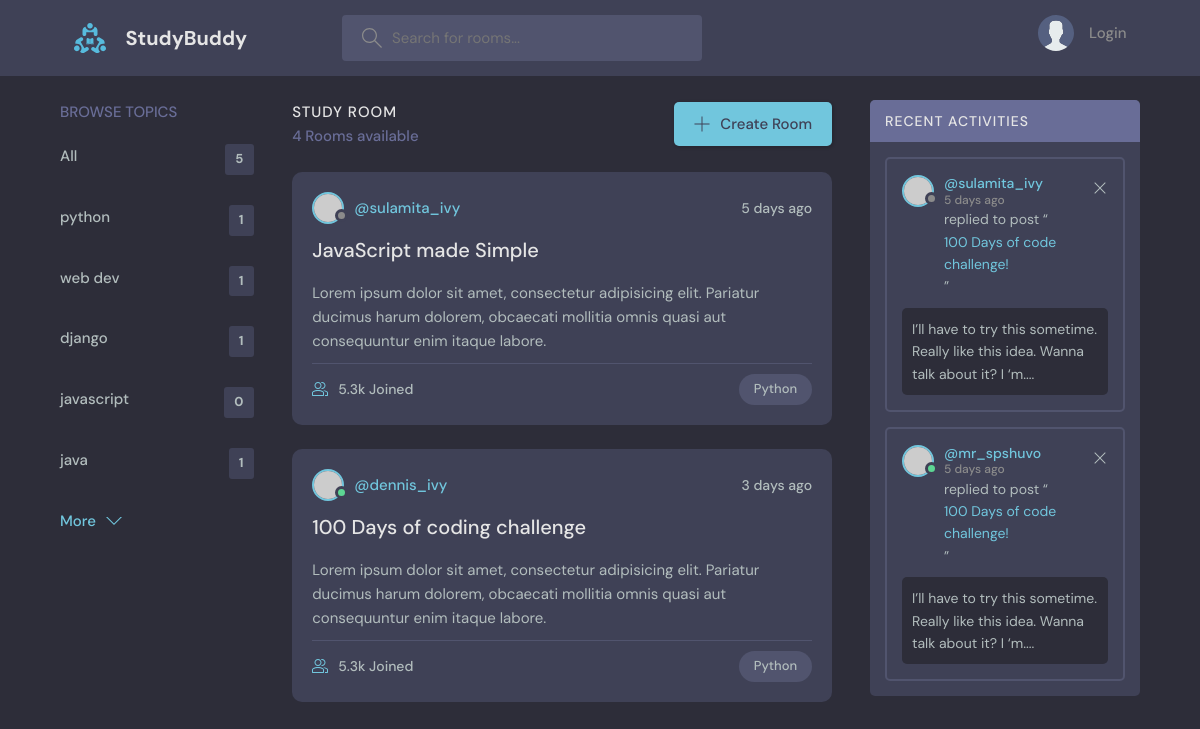
The page / on the database its author committed.
### base/models.py (models this page shows, shortened)
class Topic(models.Model):
    name=models.CharField(max_length=200)

### base/views.py (the view)
# urls.py: path('',views.home,name='home'),
def home(request):
    q=request.GET.get('q') if request.GET.get('q') !=None else ''
    rooms=Room.objects.filter(Q(topic__name__icontains=q) |Q(name__icontains=q)|Q(description__icontains=q))
    topics=Topic.objects.all()
    room_messages=Message.objects.all().order_by('-created').filter(Q(room__topic__name__icontains=q))
    room_count=rooms.count()
    context={'rooms':rooms,'topics':topics,'room_count':room_count,'room_messages':room_messages}
    return render(request,'base/home.html',context);

### base/templates/base/home.html (shortened to what this page needs)
{% extends "main.html" %}
   {% block content %}
    <main class="layout layout--3">
      <div class="container">
        {%include 'base/topics_component.html'%}
        <div class="roomList">
          <div class="roomList__header">
            <div>
              <h2>Study Room</h2>
              <p>{{room_count}} Rooms available</p>
            </div>
        <a class="btn btn--main" href="{% url 'create-room' %}">
              <svg version="1.1" xmlns="http://www.w3.org/2000/svg" width="32" height="32" viewBox="0 0 32 32">
                <title>add</title>
                <path
                  d="M16.943 0.943h-1.885v14.115h-14.115v1.885h14.115v14.115h1.885v-14.115h14.115v-1.885h-14.115v-14.115z"
                ></path>
              </svg>
              Create Room
            </a>
          </div>
          <div class="roomListRoom">
            <div class="roomListRoom__header">
              <a href="profile.html" class="roomListRoom__author">
                <div class="avatar avatar--small">
                  <img src="https://randomuser.me/api/portraits/women/11.jpg" />
                </div>
                <span>@sulamita_ivy</span>
              </a>
              <div class="roomListRoom__actions">
                <span>5 days ago</span>
              </div>
            </div>
            <div class="roomListRoom__content">
              <a href="room.html">JavaScript made Simple</a>
              <p>
                Lorem ipsum dolor sit amet, consectetur adipisicing elit. Pariatur ducimus harum dolorem, obcaecati
                mollitia omnis quasi aut consequuntur enim itaque labore.
              </p>
            </div>
            <div class="roomListRoom__meta">
              <a href="room.html" class="roomListRoom__joined">
                5.3k Joined
              </a>
              <p class="roomListRoom__topic">Python</p>
            </div>
          </div>
          <div class="roomListRoom">
            <div class="roomListRoom__header">
              <a href="profile.html" class="roomListRoom__author">
                <div class="avatar avatar--small active">
                  <img src="https://randomuser.me/api/portraits/men/11.jpg" />
                </div>
                <span>@dennis_ivy</span>
              </a>
              <div class="roomListRoom__actions">
                <span>3 days ago</span>
              </div>
            </div>
            <div class="roomListRoom__content">
              <a href="room.html">100 Days of coding challenge</a>
              <p>
                Lorem ipsum dolor sit amet, consectetur adipisicing elit. Pariatur ducimus harum dolorem, obcaecati
                mollitia omnis quasi aut consequuntur enim itaque labore.
              </p>
            </div>
            <div class="roomListRoom__meta">
              <a class="roomListRoom__joined">
                5.3k Joined
              </a>
              <p class="roomListRoom__topic">Python</p>
            </div>
          </div>
        </div>
        <div class="activities">
          <div class="activities__header">
            <h2>Recent Activities</h2>
          </div>
          <div class="activities__box">
            <div class="activities__boxHeader roomListRoom__header">
              <a href="profile.html" class="roomListRoom__author">
                <div class="avatar avatar--small">
                  <img src="https://randomuser.me/api/portraits/women/11.jpg" />
                </div>
                <p>
                  @sulamita_ivy
                  <span>5 days ago</span>
                </p>
              </a>
              <div class="roomListRoom__actions">
                <a href="#">
                  <svg version="1.1" xmlns="http://www.w3.org/2000/svg" width="32" height="32" viewBox="0 0 32 32">
                    <title>remove</title>
                    <path
                      d="M27.314 6.019l-1.333-1.333-9.98 9.981-9.981-9.981-1.333 1.333 9.981 9.981-9.981 9.98 1.333 1.333 9.981-9.98 9.98 9.98 1.333-1.333-9.98-9.98 9.98-9.981z"
                    ></path>
                  </svg>
                </a>
              </div>
            </div>
            <div class="activities__boxContent">
              <p>replied to post “<a href="room.html">100 Days of code challenge!</a>”</p>
              <div class="activities__boxRoomContent">
                I’ll have to try this sometime. Really like this idea. Wanna talk about it? I ‘m....
              </div>
            </div>
          </div>
          <div class="activities__box">
            <div class="activities__boxHeader roomListRoom__header">
              <a href="profile.html" class="roomListRoom__author">
                <div class="avatar avatar--small active">
                  <img src="https://randomuser.me/api/portraits/men/13.jpg" />
                </div>
                <p>
                  @mr_spshuvo
                  <span>5 days ago</span>
                </p>
              </a>
              <div class="roomListRoom__actions">
                <a href="#">
                  <svg version="1.1" xmlns="http://www.w3.org/2000/svg" width="32" height="32" viewBox="0 0 32 32">
                    <title>remove</title>
                    <path
                      d="M27.314 6.019l-1.333-1.333-9.98 9.981-9.981-9.981-1.333 1.333 9.981 9.981-9.981 9.98 1.333 1.333 9.981-9.98 9.98 9.98 1.333-1.333-9.98-9.98 9.98-9.981z"
                    ></path>
                  </svg>
                </a>
              </div>
            </div>
            <div class="activities__boxContent">
              <p>replied to post “<a href="room.html">100 Days of code challenge!</a>”</p>
              <div class="activities__boxRoomContent">
                I’ll have to try this sometime. Really like this idea. Wanna talk about it? I ‘m....
              </div>
            </div>
          </div>
        </div>
      </div>
    </main>
{% endblock content %}

### base/templates/base/topics_component.html
<div class="topics">
          <div class="topics__header">
            <h2>Browse Topics</h2>
          </div>
          <ul class="topics__list">
            <li><a href="{% url 'home' %}">All <span>{{topics.count}}</span></a> </li>
        {% for topic in topics%}
        <li>
            <a href="{% url 'home' %}?q={{topic.name}}">{{topic.name}} <span>{{topic.room_set.all.count}}</span></a>
        </li>
        {% endfor%}
          </ul>
          <a class="btn btn--link" href="topics.html">
            More
            <svg version="1.1" xmlns="http://www.w3.org/2000/svg" width="32" height="32" viewBox="0 0 32 32">
              <title>chevron-down</title>
              <path d="M16 21l-13-13h-3l16 16 16-16h-3l-13 13z"></path>
            </svg>
          </a>
        </div>

### rows shown on the page
Topic: name "python", room_set.all.count "1"
Topic: name "web dev", room_set.all.count "1"
Topic: name "django", room_set.all.count "1"
Topic: name "javascript", room_set.all.count "0"
Topic: name "java", room_set.all.count "1"

### other values the page prints
{{ topics.count }} "5"
{{ room_count }} "4"
